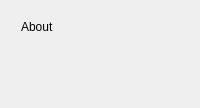
                     <widget class="QWidget" name="page_settings_stacked_widget_page_about">
                      <layout class="QVBoxLayout" name="verticalLayout_11">
                       <item>
                        <widget class="QFrame" name="page_about_header_3">
                         <property name="minimumSize">
                          <size>
                           <width>0</width>
                           <height>80</height>
                          </size>
                         </property>
                         <property name="maximumSize">
                          <size>
                           <width>16777215</width>
                           <height>80</height>
                          </size>
                         </property>
                         <property name="frameShape">
                          <enum>QFrame::NoFrame</enum>
                         </property>
                         <property name="frameShadow">
                          <enum>QFrame::Raised</enum>
                         </property>
                         <widget class="QLabel" name="label_7">
                          <property name="geometry">
                           <rect>
                            <x>10</x>
                            <y>-10</y>
                            <width>221</width>
                            <height>51</height>
                           </rect>
                          </property>
                          <property name="styleSheet">
                           <string notr="true">font: 22pt &quot;MS Sans Serif&quot;;</string>
                          </property>
                          <property name="text">
                           <string>About</string>
                          </property>
                         </widget>
                        </widget>
                       </item>
                       <item>
                        <widget class="QFrame" name="page_about_footer_3">
                         <property name="frameShape">
                          <enum>QFrame::NoFrame</enum>
                         </property>
                         <property name="frameShadow">
                          <enum>QFrame::Raised</enum>
                         </property>
                         <widget class="QFrame" name="frame_10">
                          <property name="geometry">
                           <rect>
                            <x>0</x>
                            <y>30</y>
                            <width>141</width>
                            <height>101</height>
                           </rect>
                          </property>
                          <property name="frameShape">
                           <enum>QFrame::NoFrame</enum>
                          </property>
                          <property name="frameShadow">
                           <enum>QFrame::Raised</enum>
                          </property>
                          <layout class="QVBoxLayout" name="verticalLayout_13">
                           <item>
                            <widget class="QPushButton" name="pushButton_2">
                             <property name="text">
                              <string>Twitter</string>
                             </property>
                             <property name="flat">
                              <bool>true</bool>
                             </property>
                            </widget>
                           </item>
                           <item>
                            <widget class="QPushButton" name="pushButton_3">
                             <property name="text">
                              <string>Github</string>
                             </property>
                             <property name="flat">
                              <bool>true</bool>
                             </property>
                            </widget>
                           </item>
                          </layout>
                         </widget>
                         <widget class="QLabel" name="label_11">
                          <property name="geometry">
                           <rect>
                            <x>10</x>
                            <y>10</y>
                            <width>151</width>
                            <height>20</height>
                           </rect>
                          </property>
                          <property name="font">
                           <font>
                            <pointsize>10</pointsize>
                            <weight>75</weight>
                            <bold>true</bold>
                           </font>
                          </property>
                          <property name="frameShape">
                           <enum>QFrame::NoFrame</enum>
                          </property>
                          <property name="text">
                           <string>Socials</string>
                          </property>
                         </widget>
                         <widget class="QLabel" name="label_12">
                          <property name="geometry">
                           <rect>
                            <x>50</x>
                            <y>150</y>
                            <width>351</width>
                            <height>61</height>
                           </rect>
                          </property>
                          <property name="text">
                           <string>I made this application as my year end project and my goal is to make a video out of it and post to youtube. If you would want to watch the video the link will be below.</string>
                          </property>
                          <property name="wordWrap">
                           <bool>true</bool>
                          </property>
                         </widget>
                         <widget class="QPushButton" name="pushButton_4">
                          <property name="geometry">
                           <rect>
                            <x>20</x>
                            <y>220</y>
                            <width>121</width>
                            <height>31</height>
                           </rect>
                          </property>
                          <property name="text">
                           <string>Youtube Video</string>
                          </property>
                          <property name="flat">
                           <bool>true</bool>
                          </property>
                         </widget>
                        </widget>
                       </item>
                      </layout>
                     </widget>
